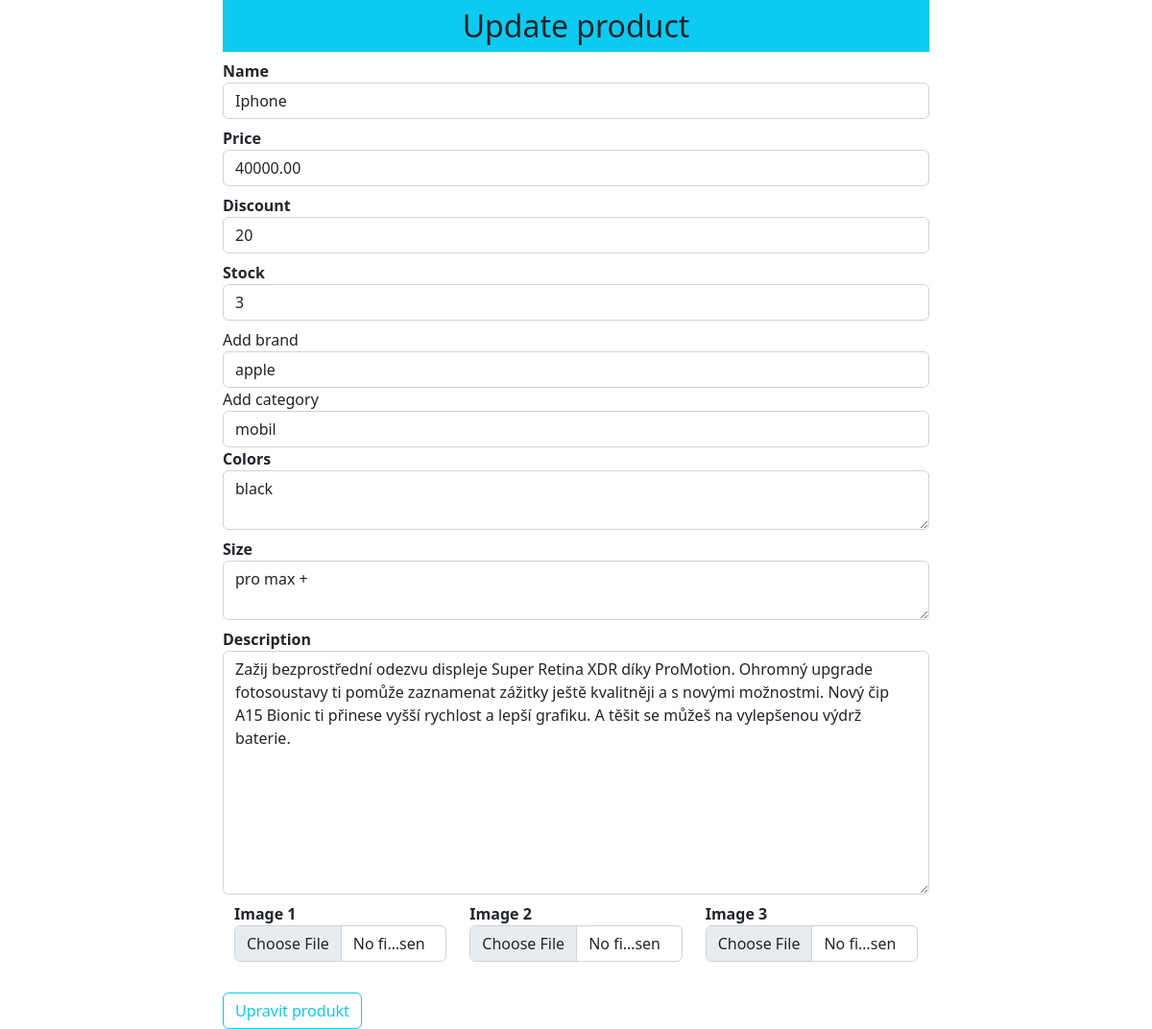
The app's page /updateproduct/1 (signed in), older data.
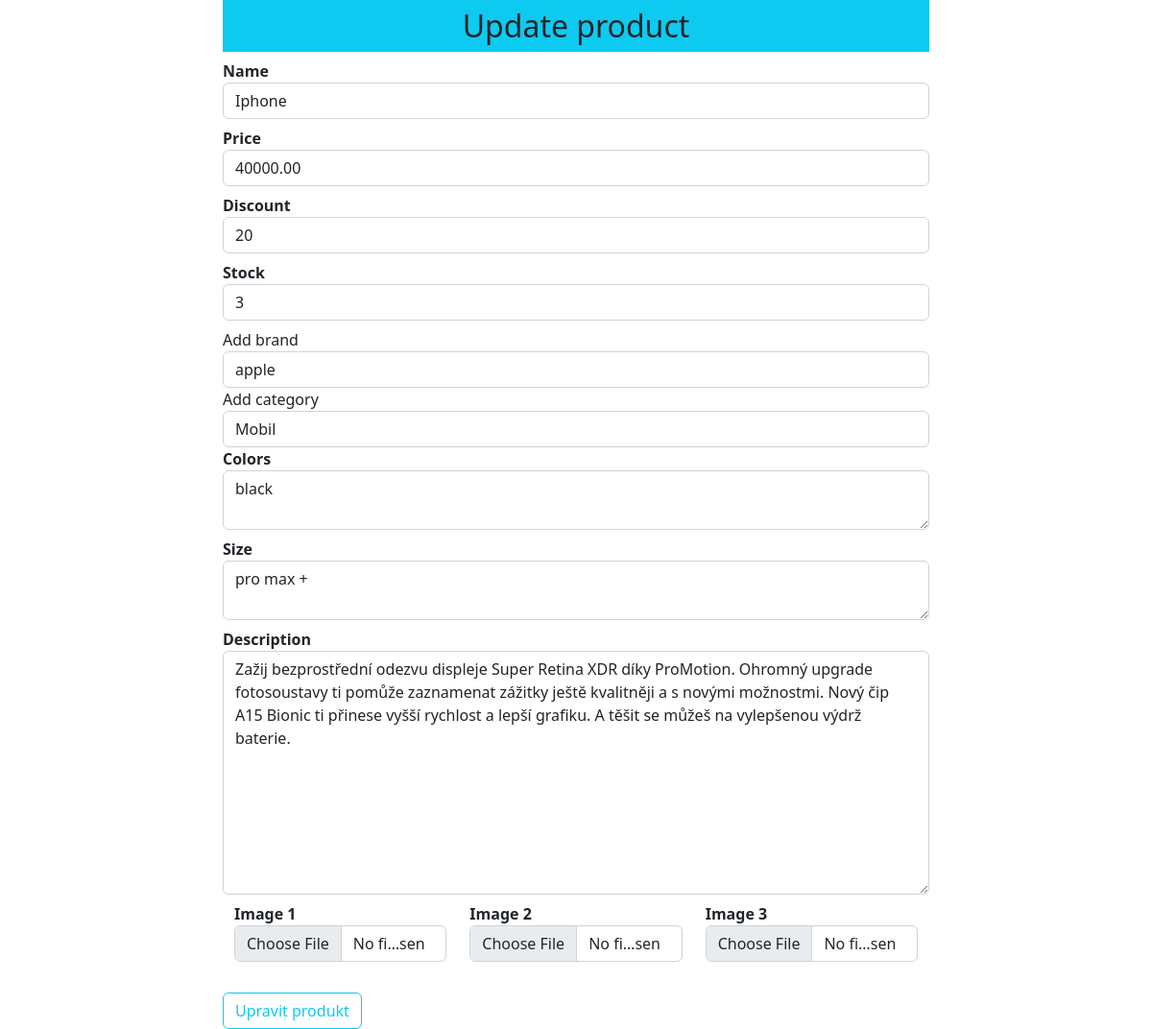
The same page, newer data.
### shop/products/models.py (models this page shows)
class Category(db.Model):
	id = db.Column(db.Integer, primary_key=True)
	name = db.Column(db.String(30), nullable=False, unique=True)

### shop/products/routes.py (the view, shortened to what this page needs)
@app.route('/updateproduct/<int:id>', methods=['POST', 'GET'])
def updateproduct(id):
	if 'email' not in session:
		flash('Prvně se prosím přihlašte', 'danger')
		return redirect(url_for('login'))
	brands = Brand.query.all()
	categories = Category.query.all()
	brand = request.form.get('brand')
	category = request.form.get('category')
	product = Addproduct.query.get_or_404(id)
	form = Addproducts(request.form)
	form.name.data = product.name
	form.price.data = product.price
	form.discount.data = product.discount
	form.stock.data = product.stock
	form.colors.data = product.colors
	form.size.data = product.size
	form.description.data = product.description
	return render_template('products/updateproduct.html', form=form, brands=brands, categories=categories, product=product)

### shop/products/forms.py
class Addproducts(Form):
	name = StringField('Name', [validators.DataRequired()])
	price = DecimalField('Price', [validators.DataRequired()])
	discount = IntegerField('Discount', default=0)
	stock = IntegerField('Stock', [validators.DataRequired()])
	colors = TextAreaField('Colors', [validators.DataRequired()])
	size = TextAreaField('Size', [validators.DataRequired()])
	description = TextAreaField('Description', [validators.DataRequired()])
	image_1 = FileField('Image 1', validators=[FileAllowed(['jpg', 'png', 'gif', 'jpeg'])])
	image_2 = FileField('Image 2', validators=[FileAllowed(['jpg', 'png', 'gif', 'jpeg'])])
	image_3 = FileField('Image 3', validators=[FileAllowed(['jpg', 'png', 'gif', 'jpeg'])])

### shop/templates/products/updateproduct.html (shortened to what this page needs)
{% extends "layout.html" %}
{% block content %}
<div class="container">
    <div class="row">
    <div class="col-md-2"></div>
    <div class="col-md-8">
        <h2 class="text-center bg-info p-2">Update product</h2>
        {% from "_formhelpers.html" import render_field %}
        <form action="" method="POST" enctype="multipart/form-data">
            {{ render_field(form.name, class="form-control", placeholder="Zadej název produktu" )}}
            {{ render_field(form.price, class="form-control", placeholder="Zadej cenu" )}}
            {{ render_field(form.discount, class="form-control", placeholder="Zadej slevu" )}}
            {{ render_field(form.stock, class="form-control", placeholder="Zadej kolik máš kusů" )}}
            <label for="brand">Add brand</label>
            <select name="brand" id="brand" class="form-control" required>
                <option value="{{ product.brand_id }}">{{ product.brand.name }}</option>
            </select>
            <label for="category">Add category</label>
            <select name="category" id="category" class="form-control" required>
                <option value="{{ product.category_id }}">{{ product.category.name }}</option>
            </select>
            {{ render_field(form.colors, class="form-control", placeholder="Zadej barvu" )}}
            {{ render_field(form.size, class="form-control", placeholder="Zadej velikost" )}}
            {{ render_field(form.description, class="form-control", placeholder="Zadej popis produktu", rows="10")}}
            <div class="container">
                <div class="row">
                  <div class="col-md-4">{{ render_field(form.image_1, class="form-control")}}</div>
                    <div class="col-md-4">{{ render_field(form.image_2, class="form-control")}}</div>
                    <div class="col-md-4">{{ render_field(form.image_3, class="form-control")}}</div>
                </div>
            </div>
            <button type="submit" class="btn btn-outline-info mt-4">Upravit produkt</button>
            </form>
    </div>
    <div class="col-md-2"></div>
</div>
</div>
{% endblock content %}

Row changes from the older to the newer data that the page shows:
changed Category: category "mobil" → "Mobil"
